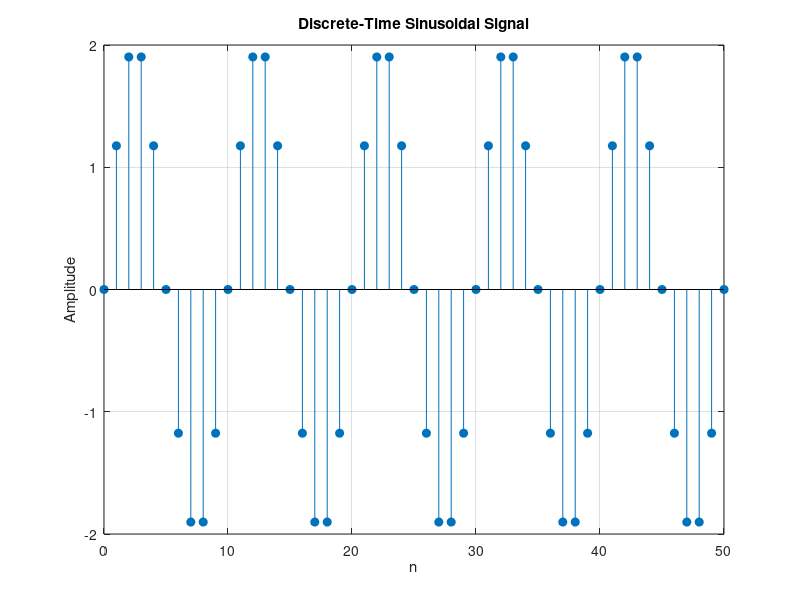

Reproduce this figure in MATLAB.
clc;
clear;
close all;

n = 0:50;
A = 2; 
f = 0.1;

x = A*sin(2*pi*f*n);

stem(n, x, 'filled');
grid on;
title('Discrete-Time Sinusoidal Signal');
xlabel('n');
ylabel('Amplitude');
